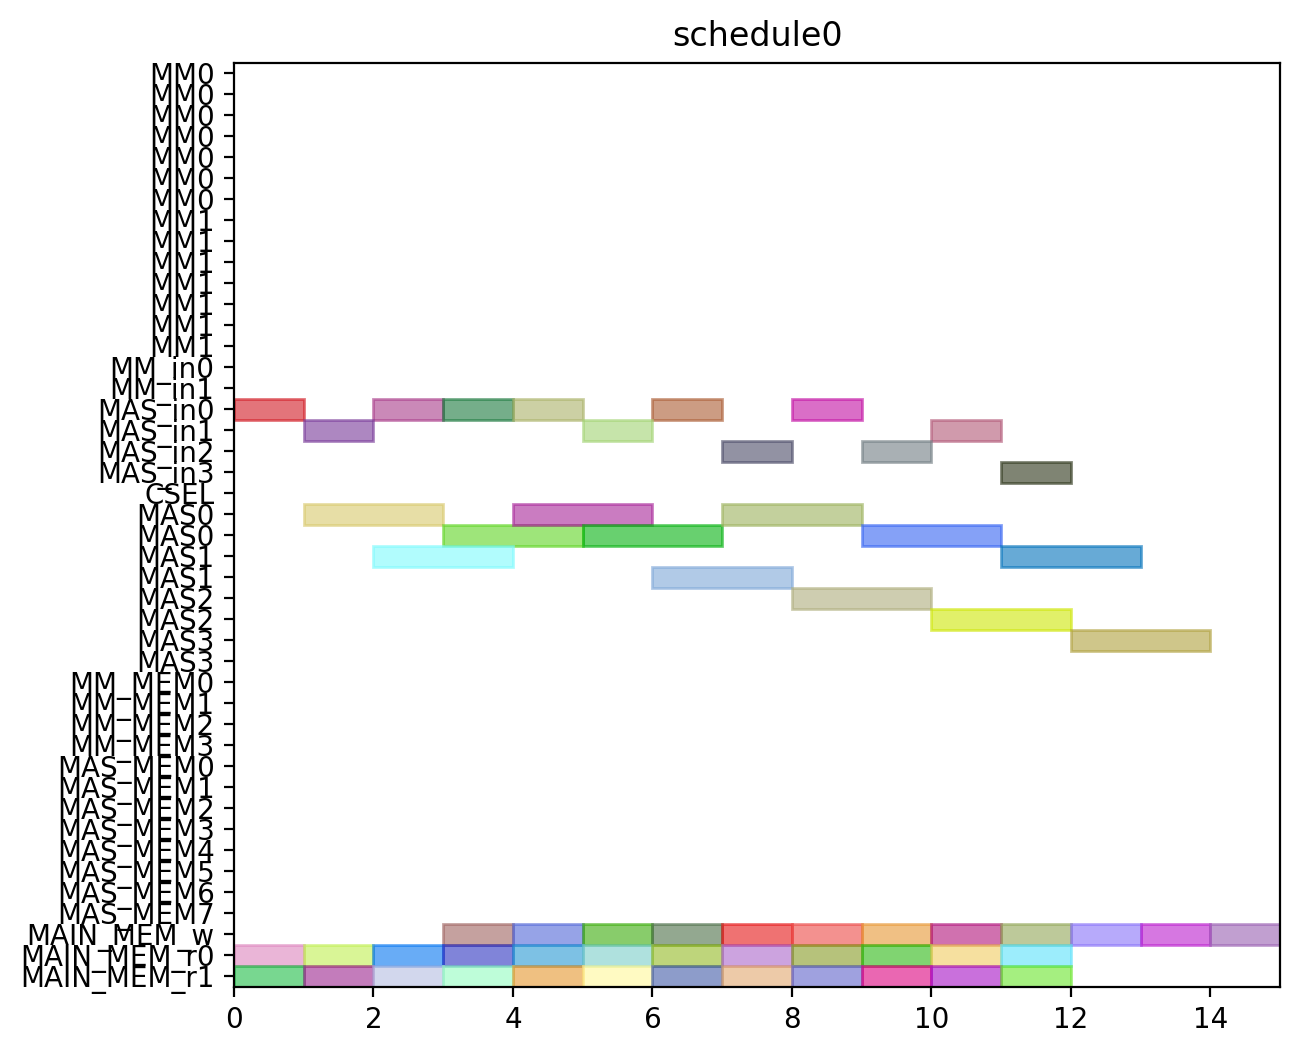

Recreate this plot in Python.
from pyschedule import Scenario, solvers, plotters, alt


def solve():
	horizon = 120
	S = Scenario("schedule0", horizon=horizon)

	# resource
	MM = S.Resources('MM', num=2, size=7)
	MM_in = S.Resources('MM_in', num=2)
	MAS_in = S.Resources('MAS_in', num=4)
	CSEL = S.Resource('CSEL')
	MAS = S.Resources('MAS', num=4, size=2, periods=range(1, horizon))
	MM_MEM = S.Resources('MM_MEM', num=4)
	MAS_MEM = S.Resources('MAS_MEM', num=8)
	MAIN_MEM_w = S.Resource('MAIN_MEM_w', size=1)
	MAIN_MEM_r = S.Resources('MAIN_MEM_r', num=2)

	# result of previous scheduling

	# new tasks
	c000 = S.Task('c000', length=2, delay_cost=1)
	c000 += alt(MAS)
	c000_in = S.Task('c000_in', length=1, delay_cost=1)
	c000_in += alt(MAS_in)
	S += c000_in*MAS_in[0]<=c000*MAS[0]

	S += c000_in*MAS_in[1]<=c000*MAS[1]

	S += c000_in*MAS_in[2]<=c000*MAS[2]

	S += c000_in*MAS_in[3]<=c000*MAS[3]

	S += 0<c000

	c000_w = S.Task('c000_w', length=1, delay_cost=1)
	c000_w += alt(MAIN_MEM_w)
	S += c000 <= c000_w

	c000_mem0 = S.Task('c000_mem0', length=1, delay_cost=1)
	c000_mem0 += MAIN_MEM_r[0]
	S += c000_mem0 <= c000

	c000_mem1 = S.Task('c000_mem1', length=1, delay_cost=1)
	c000_mem1 += MAIN_MEM_r[1]
	S += c000_mem1 <= c000

	c001 = S.Task('c001', length=2, delay_cost=1)
	c001 += alt(MAS)
	c001_in = S.Task('c001_in', length=1, delay_cost=1)
	c001_in += alt(MAS_in)
	S += c001_in*MAS_in[0]<=c001*MAS[0]

	S += c001_in*MAS_in[1]<=c001*MAS[1]

	S += c001_in*MAS_in[2]<=c001*MAS[2]

	S += c001_in*MAS_in[3]<=c001*MAS[3]

	S += 0<c001

	c001_w = S.Task('c001_w', length=1, delay_cost=1)
	c001_w += alt(MAIN_MEM_w)
	S += c001 <= c001_w

	c001_mem0 = S.Task('c001_mem0', length=1, delay_cost=1)
	c001_mem0 += MAIN_MEM_r[0]
	S += c001_mem0 <= c001

	c001_mem1 = S.Task('c001_mem1', length=1, delay_cost=1)
	c001_mem1 += MAIN_MEM_r[1]
	S += c001_mem1 <= c001

	c010 = S.Task('c010', length=2, delay_cost=1)
	c010 += alt(MAS)
	c010_in = S.Task('c010_in', length=1, delay_cost=1)
	c010_in += alt(MAS_in)
	S += c010_in*MAS_in[0]<=c010*MAS[0]

	S += c010_in*MAS_in[1]<=c010*MAS[1]

	S += c010_in*MAS_in[2]<=c010*MAS[2]

	S += c010_in*MAS_in[3]<=c010*MAS[3]

	S += 0<c010

	c010_w = S.Task('c010_w', length=1, delay_cost=1)
	c010_w += alt(MAIN_MEM_w)
	S += c010 <= c010_w

	c010_mem0 = S.Task('c010_mem0', length=1, delay_cost=1)
	c010_mem0 += MAIN_MEM_r[0]
	S += c010_mem0 <= c010

	c010_mem1 = S.Task('c010_mem1', length=1, delay_cost=1)
	c010_mem1 += MAIN_MEM_r[1]
	S += c010_mem1 <= c010

	c011 = S.Task('c011', length=2, delay_cost=1)
	c011 += alt(MAS)
	c011_in = S.Task('c011_in', length=1, delay_cost=1)
	c011_in += alt(MAS_in)
	S += c011_in*MAS_in[0]<=c011*MAS[0]

	S += c011_in*MAS_in[1]<=c011*MAS[1]

	S += c011_in*MAS_in[2]<=c011*MAS[2]

	S += c011_in*MAS_in[3]<=c011*MAS[3]

	S += 0<c011

	c011_w = S.Task('c011_w', length=1, delay_cost=1)
	c011_w += alt(MAIN_MEM_w)
	S += c011 <= c011_w

	c011_mem0 = S.Task('c011_mem0', length=1, delay_cost=1)
	c011_mem0 += MAIN_MEM_r[0]
	S += c011_mem0 <= c011

	c011_mem1 = S.Task('c011_mem1', length=1, delay_cost=1)
	c011_mem1 += MAIN_MEM_r[1]
	S += c011_mem1 <= c011

	c100 = S.Task('c100', length=2, delay_cost=1)
	c100 += alt(MAS)
	c100_in = S.Task('c100_in', length=1, delay_cost=1)
	c100_in += alt(MAS_in)
	S += c100_in*MAS_in[0]<=c100*MAS[0]

	S += c100_in*MAS_in[1]<=c100*MAS[1]

	S += c100_in*MAS_in[2]<=c100*MAS[2]

	S += c100_in*MAS_in[3]<=c100*MAS[3]

	S += 0<c100

	c100_w = S.Task('c100_w', length=1, delay_cost=1)
	c100_w += alt(MAIN_MEM_w)
	S += c100 <= c100_w

	c100_mem0 = S.Task('c100_mem0', length=1, delay_cost=1)
	c100_mem0 += MAIN_MEM_r[0]
	S += c100_mem0 <= c100

	c100_mem1 = S.Task('c100_mem1', length=1, delay_cost=1)
	c100_mem1 += MAIN_MEM_r[1]
	S += c100_mem1 <= c100

	c101 = S.Task('c101', length=2, delay_cost=1)
	c101 += alt(MAS)
	c101_in = S.Task('c101_in', length=1, delay_cost=1)
	c101_in += alt(MAS_in)
	S += c101_in*MAS_in[0]<=c101*MAS[0]

	S += c101_in*MAS_in[1]<=c101*MAS[1]

	S += c101_in*MAS_in[2]<=c101*MAS[2]

	S += c101_in*MAS_in[3]<=c101*MAS[3]

	S += 0<c101

	c101_w = S.Task('c101_w', length=1, delay_cost=1)
	c101_w += alt(MAIN_MEM_w)
	S += c101 <= c101_w

	c101_mem0 = S.Task('c101_mem0', length=1, delay_cost=1)
	c101_mem0 += MAIN_MEM_r[0]
	S += c101_mem0 <= c101

	c101_mem1 = S.Task('c101_mem1', length=1, delay_cost=1)
	c101_mem1 += MAIN_MEM_r[1]
	S += c101_mem1 <= c101

	c110 = S.Task('c110', length=2, delay_cost=1)
	c110 += alt(MAS)
	c110_in = S.Task('c110_in', length=1, delay_cost=1)
	c110_in += alt(MAS_in)
	S += c110_in*MAS_in[0]<=c110*MAS[0]

	S += c110_in*MAS_in[1]<=c110*MAS[1]

	S += c110_in*MAS_in[2]<=c110*MAS[2]

	S += c110_in*MAS_in[3]<=c110*MAS[3]

	S += 0<c110

	c110_w = S.Task('c110_w', length=1, delay_cost=1)
	c110_w += alt(MAIN_MEM_w)
	S += c110 <= c110_w

	c110_mem0 = S.Task('c110_mem0', length=1, delay_cost=1)
	c110_mem0 += MAIN_MEM_r[0]
	S += c110_mem0 <= c110

	c110_mem1 = S.Task('c110_mem1', length=1, delay_cost=1)
	c110_mem1 += MAIN_MEM_r[1]
	S += c110_mem1 <= c110

	c111 = S.Task('c111', length=2, delay_cost=1)
	c111 += alt(MAS)
	c111_in = S.Task('c111_in', length=1, delay_cost=1)
	c111_in += alt(MAS_in)
	S += c111_in*MAS_in[0]<=c111*MAS[0]

	S += c111_in*MAS_in[1]<=c111*MAS[1]

	S += c111_in*MAS_in[2]<=c111*MAS[2]

	S += c111_in*MAS_in[3]<=c111*MAS[3]

	S += 0<c111

	c111_w = S.Task('c111_w', length=1, delay_cost=1)
	c111_w += alt(MAIN_MEM_w)
	S += c111 <= c111_w

	c111_mem0 = S.Task('c111_mem0', length=1, delay_cost=1)
	c111_mem0 += MAIN_MEM_r[0]
	S += c111_mem0 <= c111

	c111_mem1 = S.Task('c111_mem1', length=1, delay_cost=1)
	c111_mem1 += MAIN_MEM_r[1]
	S += c111_mem1 <= c111

	c200 = S.Task('c200', length=2, delay_cost=1)
	c200 += alt(MAS)
	c200_in = S.Task('c200_in', length=1, delay_cost=1)
	c200_in += alt(MAS_in)
	S += c200_in*MAS_in[0]<=c200*MAS[0]

	S += c200_in*MAS_in[1]<=c200*MAS[1]

	S += c200_in*MAS_in[2]<=c200*MAS[2]

	S += c200_in*MAS_in[3]<=c200*MAS[3]

	S += 0<c200

	c200_w = S.Task('c200_w', length=1, delay_cost=1)
	c200_w += alt(MAIN_MEM_w)
	S += c200 <= c200_w

	c200_mem0 = S.Task('c200_mem0', length=1, delay_cost=1)
	c200_mem0 += MAIN_MEM_r[0]
	S += c200_mem0 <= c200

	c200_mem1 = S.Task('c200_mem1', length=1, delay_cost=1)
	c200_mem1 += MAIN_MEM_r[1]
	S += c200_mem1 <= c200

	c201 = S.Task('c201', length=2, delay_cost=1)
	c201 += alt(MAS)
	c201_in = S.Task('c201_in', length=1, delay_cost=1)
	c201_in += alt(MAS_in)
	S += c201_in*MAS_in[0]<=c201*MAS[0]

	S += c201_in*MAS_in[1]<=c201*MAS[1]

	S += c201_in*MAS_in[2]<=c201*MAS[2]

	S += c201_in*MAS_in[3]<=c201*MAS[3]

	S += 0<c201

	c201_w = S.Task('c201_w', length=1, delay_cost=1)
	c201_w += alt(MAIN_MEM_w)
	S += c201 <= c201_w

	c201_mem0 = S.Task('c201_mem0', length=1, delay_cost=1)
	c201_mem0 += MAIN_MEM_r[0]
	S += c201_mem0 <= c201

	c201_mem1 = S.Task('c201_mem1', length=1, delay_cost=1)
	c201_mem1 += MAIN_MEM_r[1]
	S += c201_mem1 <= c201

	c210 = S.Task('c210', length=2, delay_cost=1)
	c210 += alt(MAS)
	c210_in = S.Task('c210_in', length=1, delay_cost=1)
	c210_in += alt(MAS_in)
	S += c210_in*MAS_in[0]<=c210*MAS[0]

	S += c210_in*MAS_in[1]<=c210*MAS[1]

	S += c210_in*MAS_in[2]<=c210*MAS[2]

	S += c210_in*MAS_in[3]<=c210*MAS[3]

	S += 0<c210

	c210_w = S.Task('c210_w', length=1, delay_cost=1)
	c210_w += alt(MAIN_MEM_w)
	S += c210 <= c210_w

	c210_mem0 = S.Task('c210_mem0', length=1, delay_cost=1)
	c210_mem0 += MAIN_MEM_r[0]
	S += c210_mem0 <= c210

	c210_mem1 = S.Task('c210_mem1', length=1, delay_cost=1)
	c210_mem1 += MAIN_MEM_r[1]
	S += c210_mem1 <= c210

	c211 = S.Task('c211', length=2, delay_cost=1)
	c211 += alt(MAS)
	c211_in = S.Task('c211_in', length=1, delay_cost=1)
	c211_in += alt(MAS_in)
	S += c211_in*MAS_in[0]<=c211*MAS[0]

	S += c211_in*MAS_in[1]<=c211*MAS[1]

	S += c211_in*MAS_in[2]<=c211*MAS[2]

	S += c211_in*MAS_in[3]<=c211*MAS[3]

	S += 0<c211

	c211_w = S.Task('c211_w', length=1, delay_cost=1)
	c211_w += alt(MAIN_MEM_w)
	S += c211 <= c211_w

	c211_mem0 = S.Task('c211_mem0', length=1, delay_cost=1)
	c211_mem0 += MAIN_MEM_r[0]
	S += c211_mem0 <= c211

	c211_mem1 = S.Task('c211_mem1', length=1, delay_cost=1)
	c211_mem1 += MAIN_MEM_r[1]
	S += c211_mem1 <= c211

	solvers.mip.solve(S,msg=1,kind='CPLEX',ratio_gap=1.01)

	solution = [['hoge']*len(S.solution()[1]) for i in range(len(S.solution()))]
	for i in range(len(S.solution())):
		for j in range(len(S.solution()[i])):
			solution[i][j]=str(S.solution()[i][j])
	print(solution)

	cycles = int(solution[-1][3])

	pic_file_name = "/mnt/rose/usr1/fukuda/ABE/multiRAM_multiMAS_16mux/scheduling_result/stage7MM2_stage2MAS4/CONJ/schedule0.png"
	if(S.solution() != []):
		plotters.matplotlib.plot(S,img_filename=pic_file_name, show_task_labels=False, fig_size=(cycles*0.25+3, 6))

	return solution
